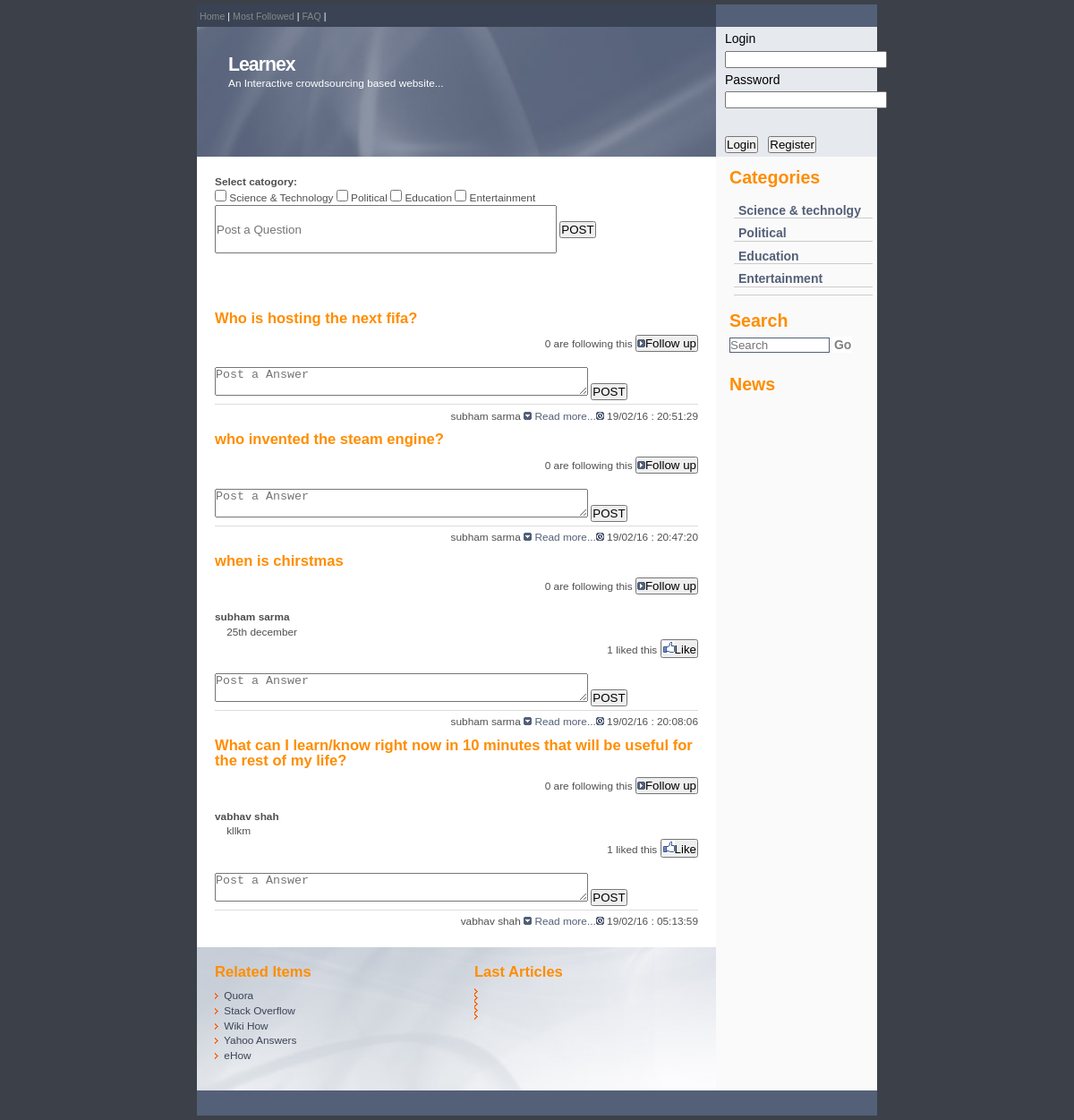
/edu.php, run on the app's committed database.
### tables this page shows
CREATE TABLE IF NOT EXISTS `questions` (
`p_id` int(11) NOT NULL,
  `user_id` int(100) NOT NULL,
  `username` varchar(100) NOT NULL,
  `post` varchar(255) NOT NULL,
  `date_created` varchar(50) NOT NULL,
  `userip` varchar(200) NOT NULL,
  `st` tinyint(1) NOT NULL DEFAULT '0',
  `p` tinyint(1) NOT NULL DEFAULT '0',
  `edu` tinyint(1) NOT NULL DEFAULT '0',
  `ent` tinyint(1) NOT NULL DEFAULT '0',
  `following` int(11) NOT NULL DEFAULT '0'
);

CREATE TABLE IF NOT EXISTS `answers` (
`c_id` int(11) NOT NULL,
  `user_id` int(200) NOT NULL,
  `u_name` varchar(200) NOT NULL,
  `comments` text NOT NULL,
  `date_created` varchar(200) NOT NULL,
  `post_id` int(11) NOT NULL,
  `likes` int(100) NOT NULL DEFAULT '0'
);

### edu.php (the view, shortened to what this page needs)
<?php
include "imports/header.php";
include "imports/rheader.php";
?>
	<?php
	$querry = mysqli_query($con,"SELECT * FROM questions WHERE `edu`=1 ORDER BY p_id DESC, p_id DESC");
	while($row = mysqli_fetch_assoc($querry))
	{
	?>
	 <h2><a href="#"><?php echo $row['post']?> </a></h2>
	 <?php include "imports/followfn2.php";?>
	  <?php include "imports/likefn2.php";?>
	 <form action="dbProcess.php?option=answer"method="Post">
	<textarea placeholder="Post a Answer" style="height:30px" cols="50" name="answer"></textarea>
	<input type="submit" value="POST">
	</form>
      <p class="date"><?php echo$row['username']." "?><img src="images/more.gif" alt="" /> <a href="#">Read more...</a><img src="images/timeicon.gif" alt="" /> <?php echo$row['date_created']?></p>
	 <?php
	}
	include "imports/footer.php";
	  ?>

### imports/followfn2.php (shortened to what this page needs)
  	 <?php
  	 $querry11 = mysqli_query($con,"SELECT * FROM `follow` WHERE '".$row['p_id']."' = follow.p_id AND '".$_SESSION['u_id']."' = follow.user_id");
	$rowcnt = mysqli_num_rows($querry11);
	if($rowcnt != 0)
	{
		$follow = "Unfollow";
	}
	else
	{
		$follow = "Follow up";
	}
  ?>
   <div align = "right">
<form action="" method="post" >
<?php echo $row['following']." are following this"?>
<button type="submit" name="subfollow" value="subfollow"> <img src="images/comment.gif" alt="" /><?php echo $follow?></button>
 </form>
 </div>
  <br>

### imports/likefn2.php (shortened to what this page needs)
<?php
	 $querry1 = mysqli_query($con,"SELECT * FROM answers WHERE '".$row['p_id']."' = answers.post_id ORDER BY likes DESC, likes DESC");
	while($row1 = mysqli_fetch_assoc($querry1))
	{
	 ?>
	  <b><?php echo $row1['u_name']?></b>
	  <br>&nbsp&nbsp&nbsp&nbsp<?php echo $row1['comments'];
	  	 $querry2 = mysqli_query($con,"SELECT * FROM `like` WHERE '".$row1['c_id']."' = like.c_id AND '".$_SESSION['u_id']."' = like.user_id ");
		$rowcnt = mysqli_num_rows($querry2);
		if($rowcnt != 0)
		{
			$like = "Unlike";
		}
		else
		{
			$like = "Like";
		}
	  ?>
	   <div align = "right">
	<form action="" method="post" >
	<?php echo $row1['likes']." liked this"?>
	<button type="submit" name="sublike" value="sublike"> <img src="images/like.png" alt="" /><?php echo $like?></button>
	 </form>
	 </div>
	  <br>
	  <?php
	}
	  ?>

### style.css (style rules this page uses)
body { margin:5px 0; padding:0; font: 74% Arial, Sans-Serif; color:#FFF; line-height: 1.4em; background : #3C4049; }
p { margin: 0 0 5px 0; padding: 0; color: #888; background: inherit; }
a { color: #888; background: inherit; text-decoration:none; }
h2 { background-color: inherit; color:#FF8D00; font-size:140%; font-weight:bold; margin: 10px 0 10px 0; padding:0; }
h2 a { color: #FF8D00; }
.date { color: #505050; background: #FFF; text-align: right; margin: 4px 0 5px 0; padding: 0.4em 0 0 0; border-top: 1px solid #ddd; }
.date a { color: #546078; }
* { margin:0px; padding:0px; }
body { font-family:Tahoma, Geneva, sans-serif; }

### data on the page
questions: post "Who is hosting the next fifa?", following "0", follow "Follow up", username "subham sarma", date_created "19/02/16 : 20:51:29"
questions: post "who invented the steam engine?", following "0", follow "Follow up", username "subham sarma", date_created "19/02/16 : 20:47:20"
questions: post "when is chirstmas", following "0", follow "Follow up", username "subham sarma", date_created "19/02/16 : 20:08:06"
answers: u_name "subham sarma", comments "25th december", likes "1", like "Like"
questions: post "What can I learn/know right now in 10 minutes that will be useful for the rest of my life?", following "0", follow "Follow up", username "vabhav shah", date_created "19/02/16 : 05:13:59"
answers: u_name "vabhav shah", comments "kllkm", likes "1", like "Like"
